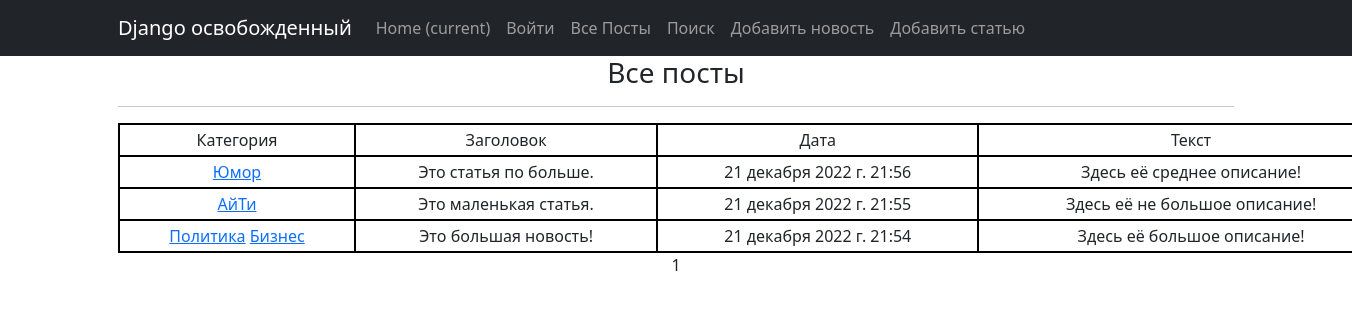
/post/, run on an earlier commit of the app's database.
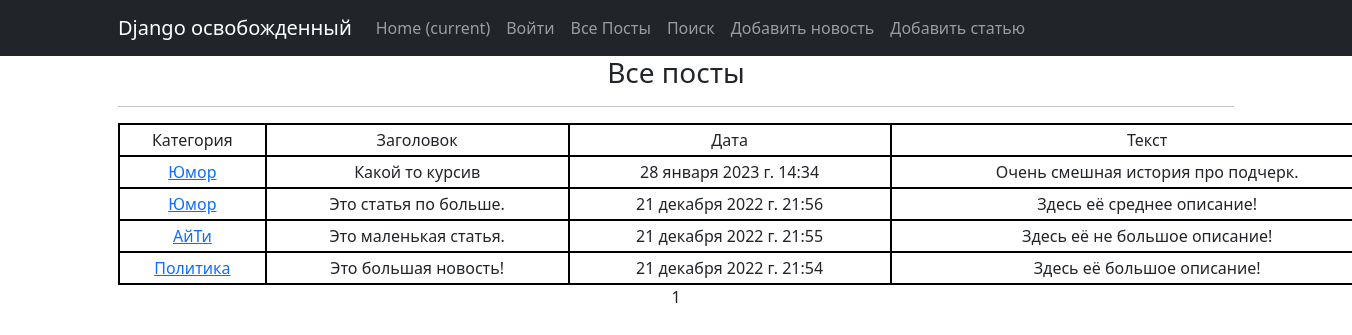
And on a later commit of the database.
### news/models.py (models this page shows, shortened)
class Category(models.Model):
    name = models.CharField(max_length=64, unique=True)
    subscribers = models.ManyToManyField(User, related_name='categories')

class Post(models.Model):
    author = models.ForeignKey(Author, on_delete=models.CASCADE)
    NEWS = 'NW'
    ARTICLE = 'AR'
    CATEGORY_CHOICES = (
        (NEWS, 'Новость'),
        (ARTICLE, 'Статья'),
    )
    categoryType = models.CharField(max_length=2, choices=CATEGORY_CHOICES, default=ARTICLE)
    dateCreation = models.DateTimeField(auto_now_add=True)
    postCategory = models.ManyToManyField(Category, through='PostCategory')
    title = models.CharField(max_length=128)
    text = models.TextField()
    rating = models.SmallIntegerField(default=0)

### news/views.py (the view)
# urls.py: path('', PostList.as_view(), name='news_list'),
class PostList(ListView):
    model = Post
    ordering = '-dateCreation'
    template_name = 'all_news.html'
    context_object_name = 'all_news'
    paginate_by = 5
    def get_queryset(self):
        queryset = super().get_queryset()
        self.filterset = NewsFilter(self.request.GET, queryset)
        return self.filterset.qs
    def get_context_data(self, **kwargs):
        context = super().get_context_data(**kwargs)
        context['time_now'] = datetime.utcnow()
        context['filterset'] = self.filterset
        return context

### news/templatetags/custom_filters.py (called while the page is built)
@register.filter()
def censor(text, word=str):
    if word in text:
        reword = word[0] + ((len(word) - 2) * "*") + word[-1]
        text = text.replace(word, reword)
    return text

### templates/all_news.html (shortened to what this page needs)
{% extends 'flatpages/default.html' %}
{% load custom_filters %}
{% load custom_tags %}
{% block content %}
    <h3>Все посты</h3>
    <hr>
   {% if all_news %}
    <table>
        <tr>
            <td>Категория
            </td>
            <td>Заголовок</td>
            <td>Дата</td>
            <td>Текст</td>
        </tr>
        {% for news in all_news %}
        <tr>
            <td>
                {% for cat in news.postCategory.all %}
                    <a href="{% url 'category_list' cat.id %}" >{{ cat.name }}</a>
                {% endfor %}
            </td>
            <td>{{ news.title }}</td>
            <td>{{ news.dateCreation }}</td>
            <td>{{ news.text|truncatewords:20|censor:"борьбу"|censor:"ограбили"|censor:"умерщвляли" }}</td>
        </tr>
        {% endfor %}
    </table>
   {% else %}
       <h2>Постов нет!</h2>
   {% endif %}
   {{ page_obj.number }}
{% endblock content %}

### templates/flatpages/default.html (shortened to what this page needs)
<!DOCTYPE html>
<html lang="en">
    <head>
        {% load static %}
        <link href="{% static 'css/styles.css' %}" rel="stylesheet" />
    </head>
    <body>
        <nav class="navbar navbar-expand-lg navbar-dark bg-dark static-top">
   <div class="container">
       <a class="navbar-brand" href="#">Django освобожденный</a>
       <div class="collapse navbar-collapse" id="navbarResponsive">
           <ul class="navbar-nav ml-auto">
               <li class="nav-item active">
                   <a class="nav-link" href="#">Home
                       <span class="sr-only">(current)</span>
                   </a>
               </li>
               <li class="nav-item">
                   <a class="nav-link" href="/accounts/login/">Войти</a>
               </li>
               <li class="nav-item">
                   <a class="nav-link" href="/post/">Все Посты</a>
               </li>
               <li class="nav-item">
                   <a class="nav-link" href="/post/search">Поиск</a>
               </li>
               <li class="nav-item">
                   <a class="nav-link" href="/post/news/create">Добавить новость</a>
               </li>
               <li class="nav-item">
                   <a class="nav-link" href="/post/articles/create">Добавить статью</a>
               </li>
           </ul>
       </div>
   </div>
</nav>
        <div class="container">
   <div class="row">
       <div class="col-lg-12 text-center">
           {% block content %}{% endblock content %}
       </div>
   </div>
</div>
    </body>
</html>

### templates/all_news.html (style rules this page uses)
TABLE { width: 1300px; border-collapse: collapse; }
TD, TH { padding: 3px; border: 2px solid black; }

What changed in the data, as far as the page shows it:
added Post: title "Какой то курсив", dateCreation "28 января 2023 г. 14:34", text|censor "Очень смешная история про подчерк.", Category (name "Юмор")
changed Post "Это большая новость!": loses Category (name "Бизнес")
